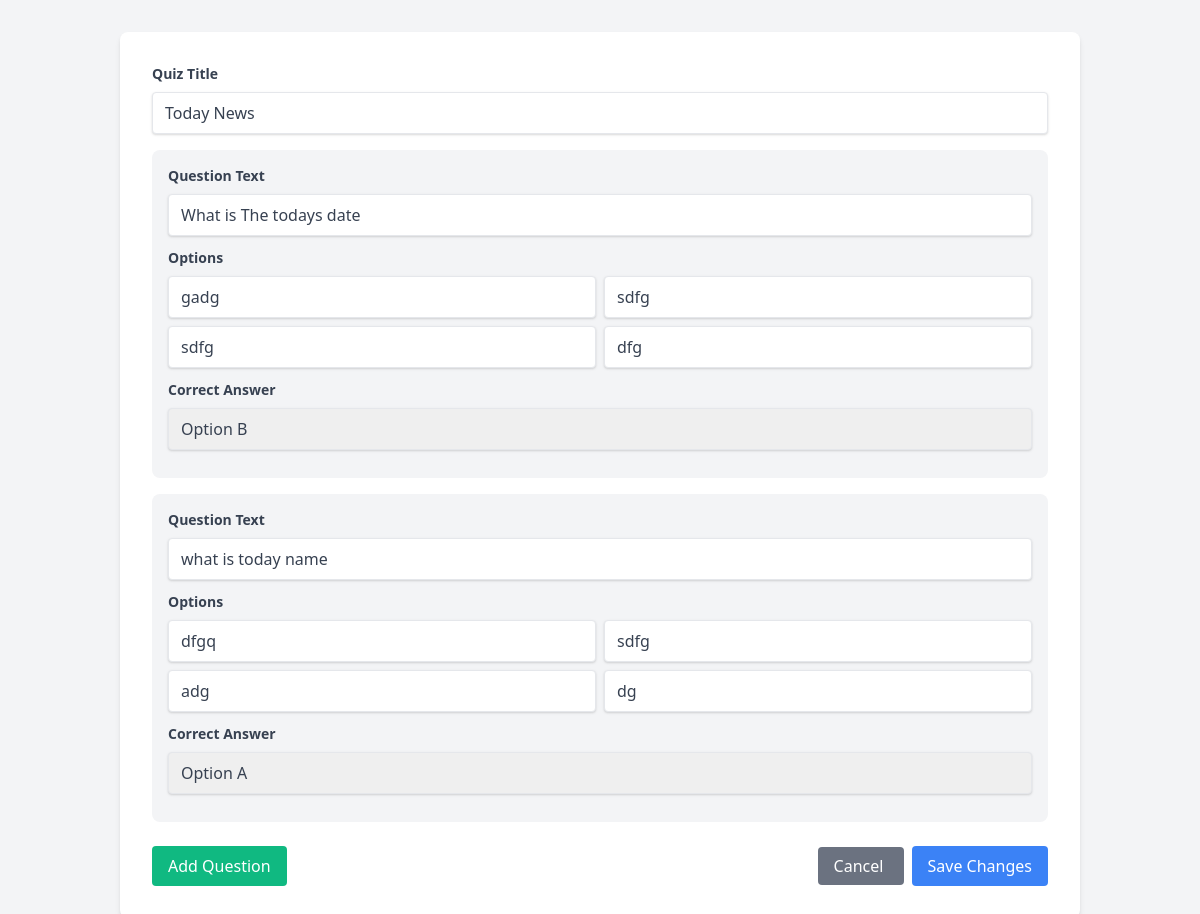
/admin/quiz_details.php?id=2, run on the app's committed database.
### tables this page shows
CREATE TABLE `quizzes` (
  `id` int(11) NOT NULL,
  `name` varchar(200) NOT NULL,
  `category_id` int(11) NOT NULL
);

CREATE TABLE `questions` (
  `id` int(11) NOT NULL,
  `question_text` text NOT NULL,
  `options` longtext NOT NULL CHECK (json_valid(`options`)),
  `quiz_id` int(11) NOT NULL,
  `correct_answer` varchar(255) NOT NULL
);

### admin/quiz_details.php (the view, shortened to what this page needs)
<?php
require_once('../db.php');
$quiz_id = intval($_GET['id']);
$quiz_query = "
    SELECT
        q.id,
        q.name,
        q.category_id
    FROM
        quizzes q
    WHERE
        q.id = $quiz_id
";
$quiz_result = mysqli_query($conn, $quiz_query);
$quiz = mysqli_fetch_assoc($quiz_result);
$questions_query = "
    SELECT
        id,
        question_text,
        options,
        correct_answer
    FROM
        questions
    WHERE
        quiz_id = $quiz_id
";
$questions_result = mysqli_query($conn, $questions_query);
$questions = mysqli_fetch_all($questions_result, MYSQLI_ASSOC);
?>
<!DOCTYPE html>
<html lang="en">
<head>
    <link href="https://cdn.jsdelivr.net/npm/tailwindcss@2.2.19/dist/tailwind.min.css" rel="stylesheet">
</head>
<body class="bg-gray-100">
    <div class="container mx-auto p-8">
        <form method="POST" id="edit-quiz-form">
            <div class="bg-white shadow-md rounded-lg p-8">
                <div class="mb-4">
                    <label class="block text-gray-700 text-sm font-bold mb-2">Quiz Title</label>
                    <input type="text" name="title" value="<?php echo htmlspecialchars($quiz['name']); ?>"
                        class="shadow appearance-none border rounded w-full py-2 px-3 text-gray-700" required>
                </div>
                <div id="questions-container">
                    <?php foreach ($questions as $index => $question): ?>
                        <div class="question-block bg-gray-100 p-4 rounded-lg mb-4">
                            <div class="mb-3">
                                <label class="block text-gray-700 text-sm font-bold mb-2">Question Text</label>
                                <input type="text" name="questions[<?php echo $index; ?>][text]"
                                    value="<?php echo htmlspecialchars($question['question_text']); ?>"
                                    class="shadow appearance-none border rounded w-full py-2 px-3 text-gray-700" required>
                            </div>
                            <div class="mb-3">
                                <label class="block text-gray-700 text-sm font-bold mb-2">Options</label>
                                <?php
                                $options = json_decode($question['options'], true);
                                $current_options = ['A', 'B', 'C', 'D'];
                                ?>
                                <div class="grid grid-cols-2 gap-2">
                                    <?php foreach ($current_options as $opt_index => $opt): ?>
                                        <input type="text" name="questions[<?php echo $index; ?>][options][]"
                                            value="<?php echo htmlspecialchars($options[$opt_index] ?? ''); ?>"
                                        placeholder="Option <?php echo $opt; ?>"
                                        class="shadow appearance-none border rounded py-2 px-3 text-gray-700" required>
                                    <?php endforeach; ?>
                                </div>
                            </div>
                            <div class="mb-3">
                                <label class="block text-gray-700 text-sm font-bold mb-2">Correct Answer</label>
                                <select name="questions[<?php echo $index; ?>][correct_answer]"
                                    class="shadow appearance-none border rounded w-full py-2 px-3 text-gray-700" required>
                                    <?php foreach ($current_options as $opt): ?>
                                        <option value="<?php echo $opt; ?>" <?php echo $question['correct_answer'] == $opt ? 'selected' : ''; ?>>
                                            Option <?php echo $opt; ?>
                                        </option>
                                    <?php endforeach; ?>
                                </select>
                            </div>
                        </div>
                    <?php endforeach; ?>
                </div>
                <div class="mt-6 flex justify-between">
                    <button type="button" id="add-question"
                        class="bg-green-500 text-white px-4 py-2 rounded hover:bg-green-600">
                        Add Question
                    </button>
                    <div>
                        <a href="quizzes.php" class="bg-gray-500 text-white px-4 py-2 rounded hover:bg-gray-600 mr-2">
                            Cancel
                        </a>
                        <button type="submit" class="bg-blue-500 text-white px-4 py-2 rounded hover:bg-blue-600">
                            Save Changes
                        </button>
                    </div>
                </div>
            </div>
        </form>
    </div>
</body>
</html>

### data on the page
quizzes: title "Today News"
questions: question_text "What is The todays date", options "gadg", options "sdfg", options "dfg", correct_answer "Option B"
questions: question_text "what is today name", options "dfgq", options "sdfg", options "adg", options "dg", correct_answer "Option A"
